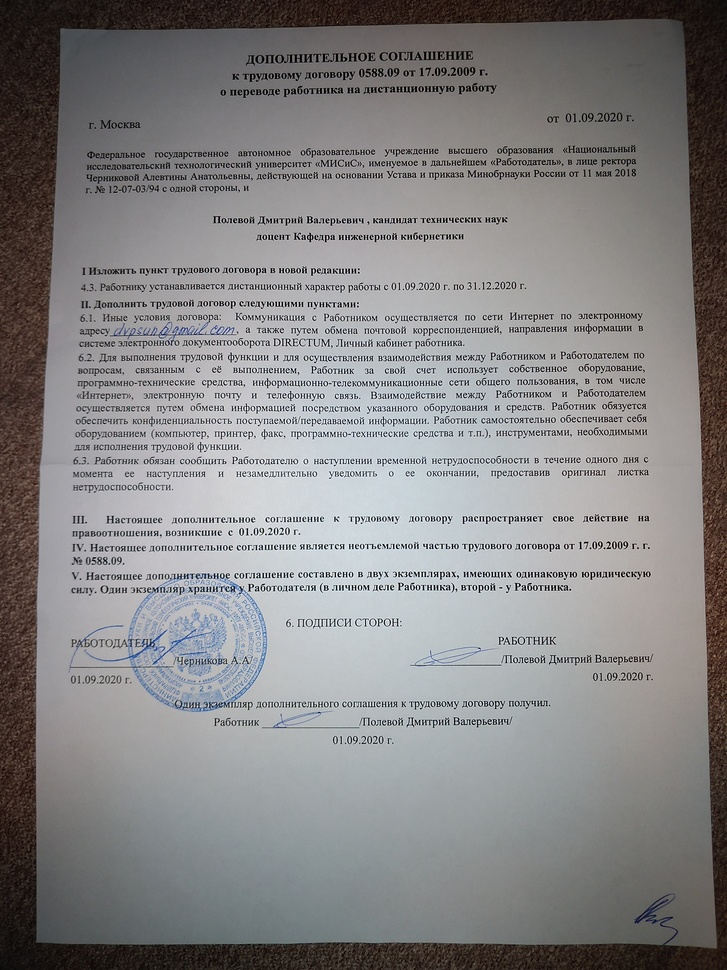
//> input picture data/lab04.src2.jpg, 727 x 970 px, shrunk from 2448 x 3264 before the run
$ ./lab04   (built with g++ and OpenCV 4)
//> lines starting //> are read from the running program, lines starting //| are printed output that depends on the picture
#include <iostream>
#include <string>
#include <vector>
#include <opencv2/opencv.hpp>

void showWindow(const cv::Mat& image, std::string name = "Image",
    size_t x = 0, size_t y = 0) {
    imshow(name, image);
    cv::moveWindow(name, x, y);
}

size_t connectedComponentsWithStatsColored(
    const cv::Mat& source, cv::Mat& dest, size_t connect) {
    cv::Mat labels;
    cv::Mat stats;
    cv::Mat centroids;

    int num_labels = cv::connectedComponentsWithStats(
        source, labels, stats, centroids);

    int x, y, w, h, a;
    dest = cv::Mat::zeros(source.size(), CV_8UC3);
    for (size_t i{}; i < source.rows; ++i)
        for (size_t j{}; j < source.cols; ++j) {
            int label = labels.at<int>(i, j);
            cv::Vec3b& pixel = dest.at<cv::Vec3b>(i, j);
            if (label == 0) {
                pixel = cv::Vec3b{ 255, 255, 255 };
                continue;
            }
            w = stats.at<int>(cv::Point(2, label));
            h = stats.at<int>(cv::Point(3, label));
            a = stats.at<int>(cv::Point(4, label));
            if (a <= 60) {
                pixel = cv::Vec3b{ 0, 0, 255 };
                continue;
            }
            pixel = cv::Vec3b{ 0, 0, 0 };
        }

    return num_labels;
}

cv::Mat deviation(cv::Mat& lhs, cv::Mat& rhs) {
    cv::Mat deviation(lhs.size(), CV_8UC3);
    double MSE{};
    double PSNR{};

    double lhs_pixel, rhs_pixel, error;
    for (size_t i{}; i < lhs.cols; ++i) {
        for (size_t j{}; j < lhs.rows; ++j) {
            lhs_pixel = static_cast<double>(lhs.at<uchar>(cv::Point(i, j)));
            rhs_pixel = static_cast<double>(rhs.at<uchar>(cv::Point(i, j)));
            error = lhs_pixel - rhs_pixel;
            MSE += error * error;

            if (error < 0) {
                deviation.at<cv::Vec3b>(j, i) = cv::Vec3b{ 0, 255, 0 };
                continue;
            }
            if (error == 0) {
                deviation.at<cv::Vec3b>(j, i) = cv::Vec3b{ 0, 0, 0 };
                continue;
            }
            if (error > 0) {
                deviation.at<cv::Vec3b>(j, i) = cv::Vec3b{ 0, 0, 255 };
                continue;
            }
        }
    }

    MSE /= lhs.cols * lhs.rows;
    PSNR = 10 * std::log(255 * 255 / MSE);
    std::cout << "MSE: " << MSE << "\nPSNR: " << PSNR << std::endl;

    return deviation;
}

void MIPTBinarization(
    const cv::Mat& source_image, cv::Mat& bin_image,
    size_t radius, double sigma, int d0, int thres) {
    cv::Rect rect;

    cv::Mat G = cv::Mat::zeros(source_image.size(), CV_8UC1);
    std::cout << "Matrix G" << std::endl;
    cv::GaussianBlur(
        source_image, G, cv::Size(2 * radius + 1, 2 * radius + 1), sigma);
    //    cv::imwrite("../../../data/test1.png", G);

    std::cout << "Matrix M" << std::endl;
    cv::Mat M = cv::Mat::zeros(source_image.size(), CV_8UC1);
    double source_pixel, gauss_pixel;
    for (size_t i{}; i < M.cols; ++i) {
        for (size_t j{}; j < M.rows; ++j) {
            source_pixel = static_cast<double>(
                source_image.at<uchar>(cv::Point(i, j)));
            gauss_pixel = static_cast<double>(
                G.at<uchar>(cv::Point(i, j)));
            M.at<uchar>(cv::Point(i, j)) = std::abs(gauss_pixel - source_pixel);
        }
    }
    //    cv::imwrite("../../../data/test2.png", M);

    std::cout << "Matrix D" << std::endl;
    cv::Mat D = cv::Mat::zeros(source_image.size(), CV_8UC1);
    cv::GaussianBlur(M, D, cv::Size(2 * radius + 1, 2 * radius + 1), sigma);
    //    cv::imwrite("../../../data/test3.png", D);

    std::cout << "Matrix B" << std::endl;
    cv::Mat B = cv::Mat::zeros(source_image.size(), CV_8UC1);
    double pixelI, pixelG, pixelD;
    double condition;
    for (size_t i{}; i < B.cols; ++i) {
        for (size_t j{}; j < B.rows; ++j) {
            pixelG = static_cast<double>(
                G.at<uchar>(cv::Point(i, j)));
            pixelI = static_cast<double>(
                source_image.at<uchar>(cv::Point(i, j)));
            pixelD = static_cast<double>(
                D.at<uchar>(cv::Point(i, j)));
            condition = (pixelG - pixelI) / (pixelD + d0);
            B.at<uchar>(cv::Point(i, j)) = (255 * condition < thres) ? 255 : 0;
        }
    }

    bin_image = B;
}

int main() {
    //source image
    cv::Mat source_image = cv::imread("../../../data/lab04.src2.jpg");
//> source_image is the input picture: 970 rows x 727 cols, CV_8UC3; mean B, G, R 133, 132.6, 133.7

    //ideal image
    cv::Mat ideal = cv::imread("../../../data/ideal.png", cv::IMREAD_GRAYSCALE);
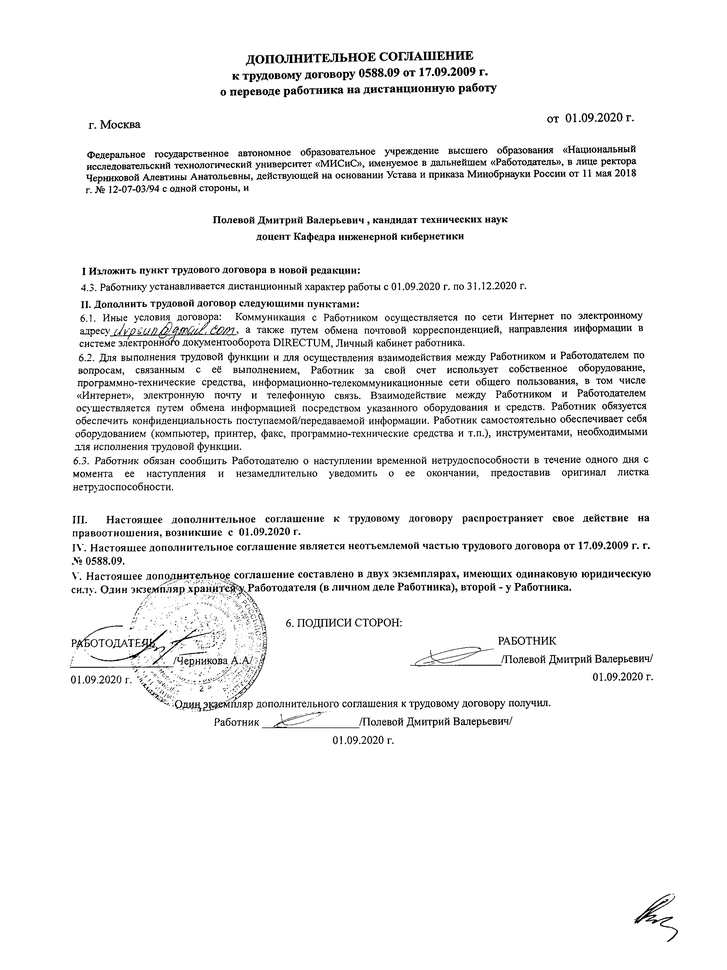
//> input picture data/ideal.png, 727 x 970 px, shrunk from 2448 x 3264 before the run
//> ideal is the input picture: 970 rows x 727 cols, CV_8UC1; min 0, max 255, mean 241.5

    //convertion to gray image
    cv::Mat gray_image;
    cv::cvtColor(source_image, gray_image, cv::COLOR_BGR2GRAY);

    //1.1. standart binarization
    std::cout << "1.1. Standart binarization" << std::endl;
    cv::Mat standart_bin_image;
    cv::adaptiveThreshold(
        gray_image, standart_bin_image,
        255, cv::ADAPTIVE_THRESH_GAUSSIAN_C, cv::THRESH_BINARY, 15, 8);
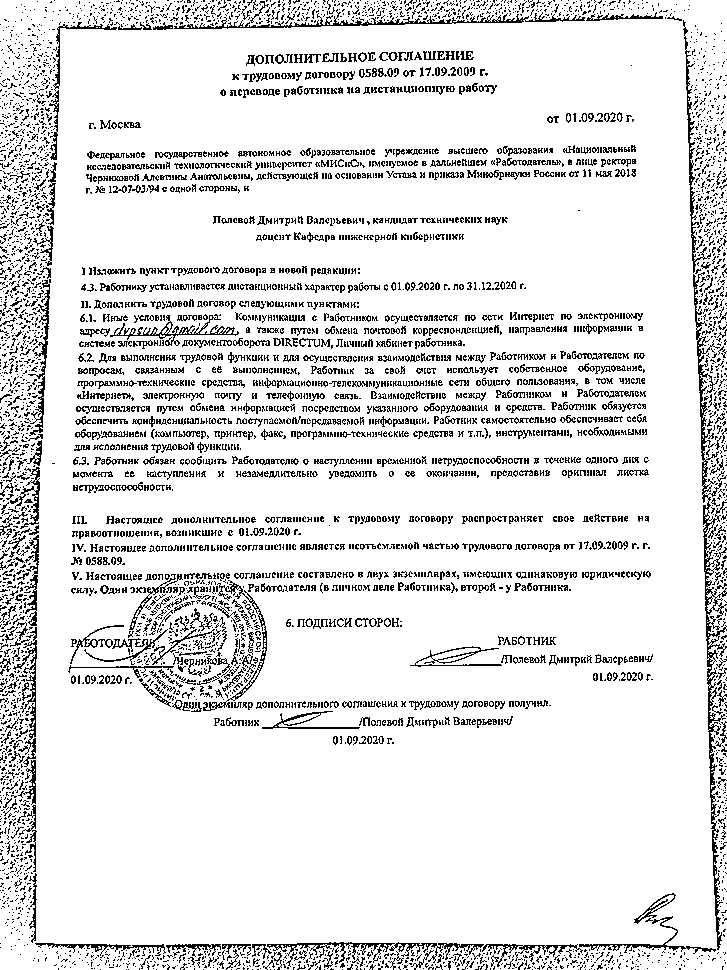
//> standart_bin_image: 970 rows x 727 cols, CV_8UC1; 88.7% white; black in thin lines or dots

    //1.2. standart filtration
    std::cout << "1.2. Standart filtration" << std::endl;
    cv::Mat standart_filtered_image;
    cv::GaussianBlur(
        standart_bin_image, standart_filtered_image,
        cv::Size(3, 3), 0, 0);
    cv::threshold(
        standart_filtered_image, standart_filtered_image,
        100, 255, cv::ThresholdTypes::THRESH_BINARY);
//> standart_filtered_image: 970 rows x 727 cols, CV_8UC1; 93.6% white; black in thin lines or dots

    //1.3. standart components
    std::cout << "1.3. Standart components" << std::endl;
    cv::Mat standart_labeled_image;
    cv::Mat standart_inverted_filtered_image;
    cv::threshold(
        standart_filtered_image, standart_inverted_filtered_image,
        100, 255, cv::ThresholdTypes::THRESH_BINARY_INV);
//> standart_inverted_filtered_image: 970 rows x 727 cols, CV_8UC1; 6.4% white in thin lines or dots
    size_t comp_num1 = connectedComponentsWithStatsColored(
        standart_inverted_filtered_image, standart_labeled_image, 4);
//> in connectedComponentsWithStatsColored, `int num_labels = cv::connectedComponentsWithStats( source, labels, sta..`:
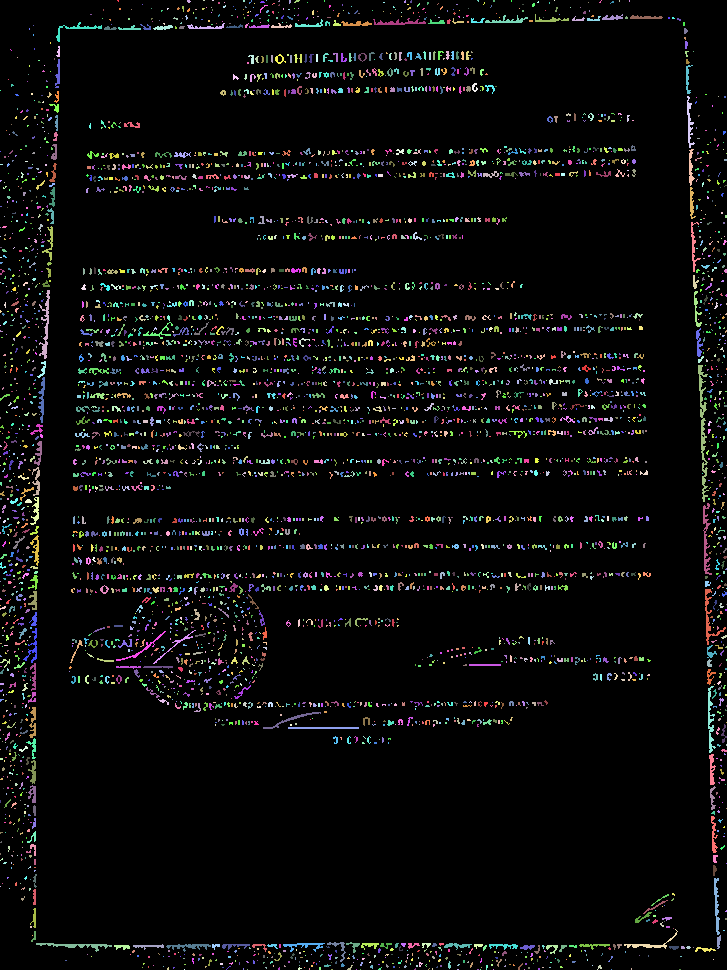
//> labels: 970 rows x 727 cols, CV_32SC1; 4711 distinct labels, from 0 to 4710; one colour per label, 0 black
//> in connectedComponentsWithStatsColored, `int num_labels = cv::connectedComponentsWithStats( source, labels, sta..`: centroids = 4711 pairs, first value 0 to 726, second value 0 to 969; num_labels = 4711
//> the loop in connectedComponentsWithStatsColored, `for (size_t i{}; i < source.rows; ++i)` made 970 passes
//> (w, h, a) on passes 1 to 3: (1, 2, 2), (1, 2, 2), (4, 3, 6)
//> after the loop in connectedComponentsWithStatsColored, `for (size_t i{}; i < source.rows; ++i)`: w = 2; h = 1; a = 2
//> comp_num1 = 4711
    std::cout << "Number of components: " << comp_num1 << std::endl;
//| Number of components: 4711

    //1.4. standart deviation from the ideal
    std::cout << "1.4. Standart deviation" << std::endl;
    cv::Mat standart_deviation = deviation(standart_filtered_image, ideal);
//> the loop in deviation, `for (size_t i{}; i < lhs.cols; ++i)` made 727 passes
//> MSE on passes 1 to 3: 5592150, 9298575, 14110425
//> after the loop in deviation, `for (size_t i{}; i < lhs.cols; ++i)`:
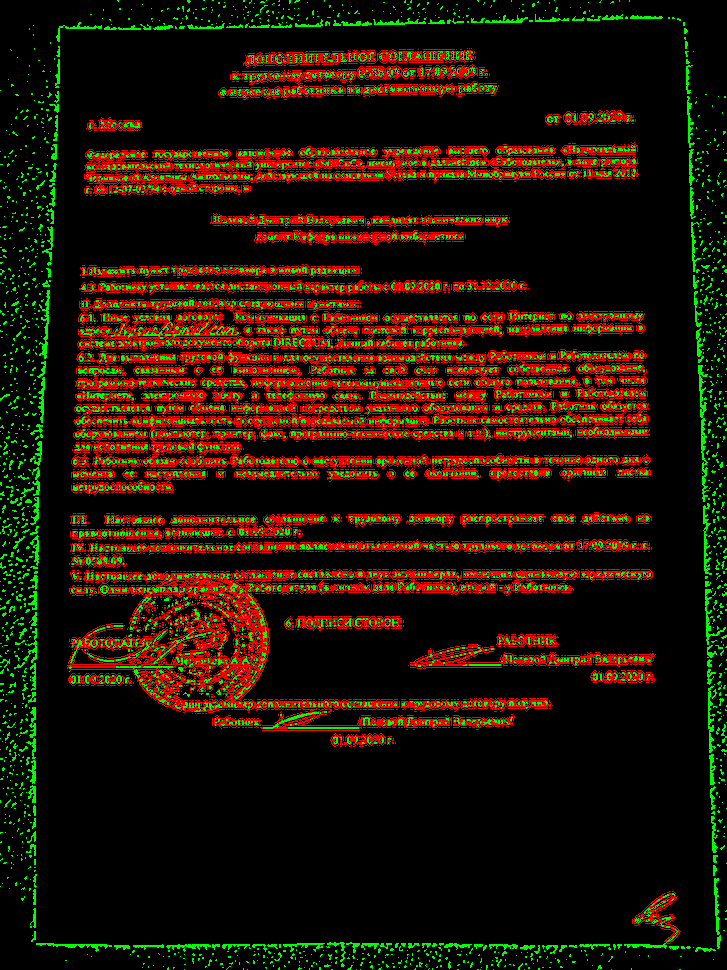
//> deviation: 970 rows x 727 cols, CV_8UC3; mean B, G, R 0, 15.8, 31.9
//> after the loop in deviation, `for (size_t i{}; i < lhs.cols; ++i)`: lhs_pixel = 255; error = 0; MSE = 2.02e+09
//> in deviation, `MSE /= lhs.cols * lhs.rows;`: MSE = 2868.4
//> in deviation, `PSNR = 10 * std::log(255 * 255 / MSE);`: PSNR = 31.21
//| MSE: 2868.4
//| PSNR: 31.2102

    //2.1. gauss binarization
    std::cout << "2.1. Gauss binarization" << std::endl;
    cv::Mat gauss_bin_image;
    MIPTBinarization(gray_image, gauss_bin_image, 20, 15, 20, 200);
//> the loop in MIPTBinarization, `for (size_t i{}; i < M.cols; ++i)` made 727 passes
//> (source_pixel, gauss_pixel) on passes 1 to 3: (8, 16), (11, 16), (13, 16)
//> after the loop in MIPTBinarization, `for (size_t i{}; i < M.cols; ++i)`:
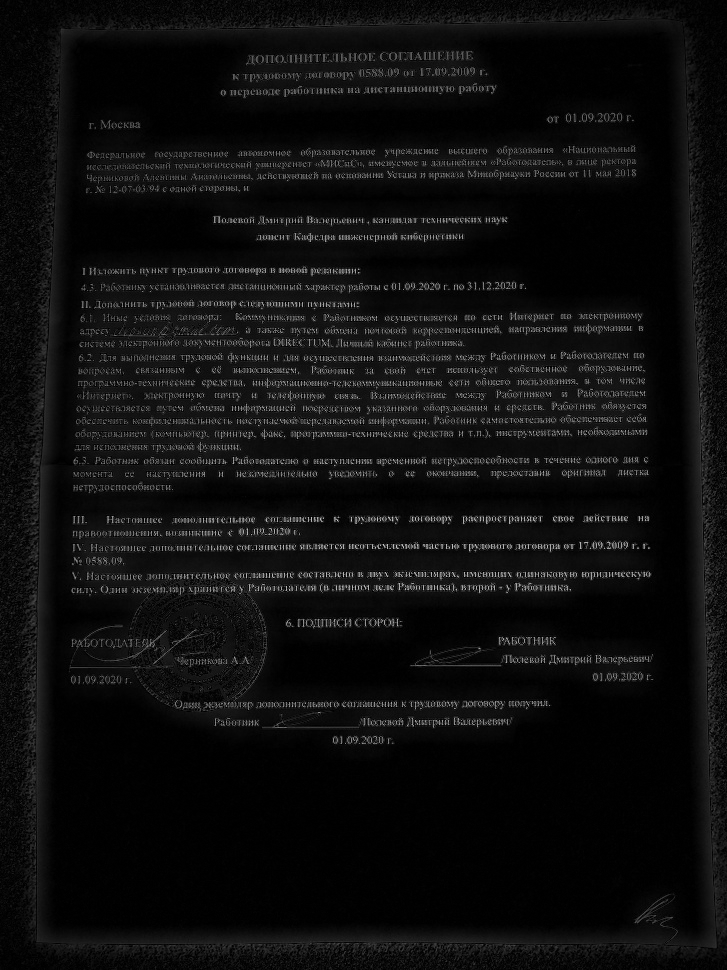
//> M: 970 rows x 727 cols, CV_8UC1; min 0, max 205, mean 14.3
//> after the loop in MIPTBinarization, `for (size_t i{}; i < M.cols; ++i)`: source_pixel = 28; gauss_pixel = 27
//> the loop in MIPTBinarization, `for (size_t i{}; i < B.cols; ++i)` made 727 passes
//> (pixelG, pixelI, pixelD, condition) on passes 1 to 3: (16, 8, 3, 0.348), (16, 11, 3, 0.217), (16, 13, 3, 0.13)
//> after the loop in MIPTBinarization, `for (size_t i{}; i < B.cols; ++i)`: B: 970 rows x 727 cols, CV_8UC1; 92.8% white; black in thin lines or dots

    //2.2. gauss filtration
    std::cout << "2.2. Gauss filtration" << std::endl;
    cv::Mat gauss_filtered_image;
    cv::GaussianBlur(
        gauss_bin_image, gauss_filtered_image, cv::Size(5, 5), 0.8);
    cv::threshold(
        gauss_filtered_image, gauss_filtered_image, 140, 255,
        cv::ThresholdTypes::THRESH_BINARY);
//> gauss_filtered_image: 970 rows x 727 cols, CV_8UC1; 93.4% white; black in thin lines or dots

    //2.3. gauss components
    std::cout << "2.3. Gauss components" << std::endl;
    cv::Mat gauss_labeled_image;
    cv::Mat gauss_inverted_filtered_image;
    cv::threshold(
        gauss_filtered_image, gauss_inverted_filtered_image,
        100, 255, cv::ThresholdTypes::THRESH_BINARY_INV);
//> gauss_inverted_filtered_image: 970 rows x 727 cols, CV_8UC1; 6.6% white in thin lines or dots
    size_t comp_num2 = connectedComponentsWithStatsColored(
        gauss_inverted_filtered_image, gauss_labeled_image, 4);
//> in connectedComponentsWithStatsColored (call 2), `int num_labels = cv::connectedComponentsWithStats( source, labels, sta..`: labels: 970 rows x 727 cols, CV_32SC1; 2809 distinct labels, from 0 to 2808
    std::cout << "Number of components: " << comp_num2 << std::endl;
//| Number of components: 2809

    //2.4. gauss deviation from the ideal
    std::cout << "2.4. Gauss deviation" << std::endl;
    cv::Mat gauss_deviation = deviation(gauss_filtered_image, ideal);
//> after the loop in deviation (call 2), `for (size_t i{}; i < lhs.cols; ++i)`:
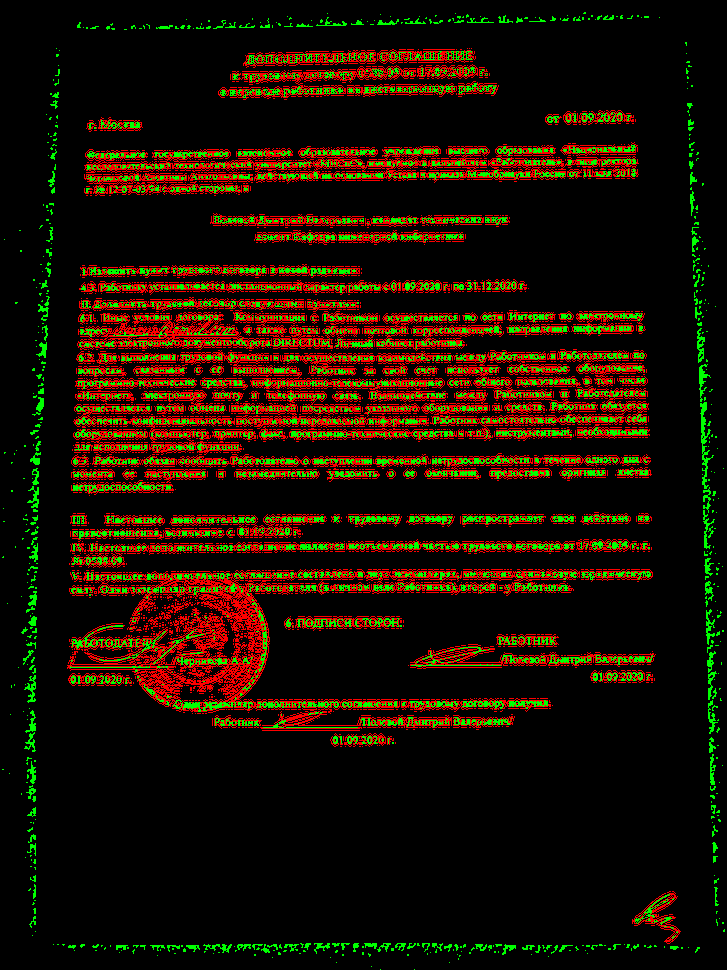
//> deviation: 970 rows x 727 cols, CV_8UC3; mean B, G, R 0, 16, 29.1
//| MSE: 1885.51
//| PSNR: 35.4057

    //visualization
    cv::imwrite("../../../data/lab04.g1.png", gray_image);

    cv::imwrite("../../../data/lab04.b1.png", standart_bin_image);
    cv::imwrite("../../../data/lab04.f1.png", standart_filtered_image);
    cv::imwrite("../../../data/lab04.v1.png", standart_labeled_image);
    cv::imwrite("../../../data/lab04.e1.png", standart_deviation);

    cv::imwrite("../../../data/lab04.b2.png", gauss_bin_image);
    cv::imwrite("../../../data/lab04.f2.png", gauss_filtered_image);
    cv::imwrite("../../../data/lab04.v2.png", gauss_labeled_image);
    cv::imwrite("../../../data/lab04.e2.png", gauss_deviation);

    cv::waitKey(0);
}
